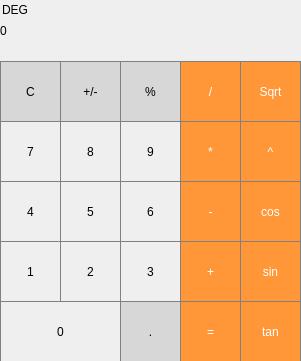
<?xml version="1.0" encoding="UTF-8"?>
<ui version="4.0">
 <class>MainWindow</class>
 <widget class="QMainWindow" name="MainWindow">
  <property name="enabled">
   <bool>true</bool>
  </property>
  <property name="geometry">
   <rect>
    <x>0</x>
    <y>0</y>
    <width>301</width>
    <height>361</height>
   </rect>
  </property>
  <property name="sizePolicy">
   <sizepolicy hsizetype="Fixed" vsizetype="Fixed">
    <horstretch>0</horstretch>
    <verstretch>0</verstretch>
   </sizepolicy>
  </property>
  <property name="minimumSize">
   <size>
    <width>0</width>
    <height>0</height>
   </size>
  </property>
  <property name="windowTitle">
   <string>MainWindow</string>
  </property>
  <property name="windowOpacity">
   <double>1.000000000000000</double>
  </property>
  <widget class="QWidget" name="centralwidget">
   <property name="sizePolicy">
    <sizepolicy hsizetype="Preferred" vsizetype="Preferred">
     <horstretch>0</horstretch>
     <verstretch>0</verstretch>
    </sizepolicy>
   </property>
   <property name="minimumSize">
    <size>
     <width>0</width>
     <height>0</height>
    </size>
   </property>
   <property name="maximumSize">
    <size>
     <width>16777215</width>
     <height>16000000</height>
    </size>
   </property>
   <widget class="QLabel" name="label">
    <property name="geometry">
     <rect>
      <x>0</x>
      <y>0</y>
      <width>301</width>
      <height>61</height>
     </rect>
    </property>
    <property name="sizeIncrement">
     <size>
      <width>0</width>
      <height>0</height>
     </size>
    </property>
    <property name="styleSheet">
     <string notr="true">/* (Label at top) Label Stylesheet */

QLabel {
  qproperty-alignment: 'AlignVCenter | AlignRight';
  border: 1px solid gray;
}

background-color : white;

/* End Label Stylesheet */</string>
    </property>
    <property name="text">
     <string>0</string>
    </property>
   </widget>
   <widget class="QPushButton" name="ClearButton">
    <property name="geometry">
     <rect>
      <x>0</x>
      <y>61</y>
      <width>61</width>
      <height>61</height>
     </rect>
    </property>
    <property name="styleSheet">
     <string notr="true">/* (Clear,+/-,%,. buttons) Unary Operations Buttons Stylesheet */

QPushButton {
  background-color: rgb(215, 215, 215);
  border: 1px solid gray;
}
QPushButton:pressed {
    background-color: qlineargradient(x1: 0, y1: 0, x2: 0, y2: 1,
                                      stop: 0 #BEBEBE, stop: 1 #D7D7D7);
}
/* End Unary Operations Buttons Stylesheet */



</string>
    </property>
    <property name="text">
     <string>C</string>
    </property>
   </widget>
   <widget class="QPushButton" name="UnaryButton">
    <property name="geometry">
     <rect>
      <x>60</x>
      <y>61</y>
      <width>61</width>
      <height>61</height>
     </rect>
    </property>
    <property name="styleSheet">
     <string notr="true">/* (Clear,+/-,%,. buttons) Unary Operations Buttons Stylesheet */

QPushButton {
  background-color: rgb(215, 215, 215);
  border: 1px solid gray;
}
QPushButton:pressed {
    background-color: qlineargradient(x1: 0, y1: 0, x2: 0, y2: 1,
                                      stop: 0 #BEBEBE, stop: 1 #D7D7D7);
}
/* End Unary Operations Buttons Stylesheet */



</string>
    </property>
    <property name="text">
     <string>+/-</string>
    </property>
   </widget>
   <widget class="QPushButton" name="PercentButton">
    <property name="geometry">
     <rect>
      <x>120</x>
      <y>61</y>
      <width>61</width>
      <height>61</height>
     </rect>
    </property>
    <property name="styleSheet">
     <string notr="true">/* (Clear,+/-,%,. buttons) Unary Operations Buttons Stylesheet */

QPushButton {
  background-color: rgb(215, 215, 215);
  border: 1px solid gray;
}
QPushButton:pressed {
    background-color: qlineargradient(x1: 0, y1: 0, x2: 0, y2: 1,
                                      stop: 0 #BEBEBE, stop: 1 #D7D7D7);
}
/* End Unary Operations Buttons Stylesheet */



</string>
    </property>
    <property name="text">
     <string>%</string>
    </property>
   </widget>
   <widget class="QPushButton" name="DivideButton">
    <property name="geometry">
     <rect>
      <x>180</x>
      <y>61</y>
      <width>61</width>
      <height>61</height>
     </rect>
    </property>
    <property name="styleSheet">
     <string notr="true">/* (Orange buttons) Operations Buttons Stylesheet */
QPushButton {
  background-color: rgb(255, 151, 57);
  color: white; 
  border: 1px solid gray;
}

QPushButton:pressed {
    background-color: qlineargradient(x1: 0, y1: 0, x2: 0, y2: 1,
                                      stop: 0 #FF7832, stop: 1 #FF9739);
}</string>
    </property>
    <property name="text">
     <string>/</string>
    </property>
   </widget>
   <widget class="QPushButton" name="SubstractButton">
    <property name="geometry">
     <rect>
      <x>180</x>
      <y>181</y>
      <width>61</width>
      <height>61</height>
     </rect>
    </property>
    <property name="styleSheet">
     <string notr="true">/* (Orange buttons) Operations Buttons Stylesheet */
QPushButton {
  background-color: rgb(255, 151, 57);
  color: white; 
  border: 1px solid gray;
}

QPushButton:pressed {
    background-color: qlineargradient(x1: 0, y1: 0, x2: 0, y2: 1,
                                      stop: 0 #FF7832, stop: 1 #FF9739);
}</string>
    </property>
    <property name="text">
     <string>-</string>
    </property>
   </widget>
   <widget class="QPushButton" name="pushButton_6">
    <property name="geometry">
     <rect>
      <x>120</x>
      <y>181</y>
      <width>61</width>
      <height>61</height>
     </rect>
    </property>
    <property name="styleSheet">
     <string notr="true">/* Digits 0-9 Stylesheet */
QPushButton {
   border: 1px solid gray;
}
QPushButton:pressed {
    background-color: qlineargradient(x1: 0, y1: 0, x2: 0, y2: 1,
                                      stop: 0 #dadbde, stop: 1 #f6f7fa);
}

/* End Digits 0-9 Stylesheet */





</string>
    </property>
    <property name="text">
     <string>6</string>
    </property>
   </widget>
   <widget class="QPushButton" name="pushButton_5">
    <property name="geometry">
     <rect>
      <x>60</x>
      <y>181</y>
      <width>61</width>
      <height>61</height>
     </rect>
    </property>
    <property name="styleSheet">
     <string notr="true">/* Digits 0-9 Stylesheet */
QPushButton {
   border: 1px solid gray;
}
QPushButton:pressed {
    background-color: qlineargradient(x1: 0, y1: 0, x2: 0, y2: 1,
                                      stop: 0 #dadbde, stop: 1 #f6f7fa);
}

/* End Digits 0-9 Stylesheet */





</string>
    </property>
    <property name="text">
     <string>5</string>
    </property>
   </widget>
   <widget class="QPushButton" name="pushButton_4">
    <property name="geometry">
     <rect>
      <x>0</x>
      <y>181</y>
      <width>61</width>
      <height>61</height>
     </rect>
    </property>
    <property name="styleSheet">
     <string notr="true">/* Digits 0-9 Stylesheet */
QPushButton {
   border: 1px solid gray;
}
QPushButton:pressed {
    background-color: qlineargradient(x1: 0, y1: 0, x2: 0, y2: 1,
                                      stop: 0 #dadbde, stop: 1 #f6f7fa);
}

/* End Digits 0-9 Stylesheet */





</string>
    </property>
    <property name="text">
     <string>4</string>
    </property>
   </widget>
   <widget class="QPushButton" name="MultiplyButton">
    <property name="geometry">
     <rect>
      <x>180</x>
      <y>121</y>
      <width>61</width>
      <height>61</height>
     </rect>
    </property>
    <property name="styleSheet">
     <string notr="true">/* (Orange buttons) Operations Buttons Stylesheet */
QPushButton {
  background-color: rgb(255, 151, 57);
  color: white; 
  border: 1px solid gray;
}

QPushButton:pressed {
    background-color: qlineargradient(x1: 0, y1: 0, x2: 0, y2: 1,
                                      stop: 0 #FF7832, stop: 1 #FF9739);
}</string>
    </property>
    <property name="text">
     <string>*</string>
    </property>
   </widget>
   <widget class="QPushButton" name="pushButton_9">
    <property name="geometry">
     <rect>
      <x>120</x>
      <y>121</y>
      <width>61</width>
      <height>61</height>
     </rect>
    </property>
    <property name="styleSheet">
     <string notr="true">/* Digits 0-9 Stylesheet */
QPushButton {
   border: 1px solid gray;
}
QPushButton:pressed {
    background-color: qlineargradient(x1: 0, y1: 0, x2: 0, y2: 1,
                                      stop: 0 #dadbde, stop: 1 #f6f7fa);
}

/* End Digits 0-9 Stylesheet */





</string>
    </property>
    <property name="text">
     <string>9</string>
    </property>
   </widget>
   <widget class="QPushButton" name="pushButton_8">
    <property name="geometry">
     <rect>
      <x>60</x>
      <y>121</y>
      <width>61</width>
      <height>61</height>
     </rect>
    </property>
    <property name="styleSheet">
     <string notr="true">/* Digits 0-9 Stylesheet */
QPushButton {
   border: 1px solid gray;
}
QPushButton:pressed {
    background-color: qlineargradient(x1: 0, y1: 0, x2: 0, y2: 1,
                                      stop: 0 #dadbde, stop: 1 #f6f7fa);
}

/* End Digits 0-9 Stylesheet */





</string>
    </property>
    <property name="text">
     <string>8</string>
    </property>
   </widget>
   <widget class="QPushButton" name="pushButton_7">
    <property name="geometry">
     <rect>
      <x>0</x>
      <y>121</y>
      <width>61</width>
      <height>61</height>
     </rect>
    </property>
    <property name="styleSheet">
     <string notr="true">/* Digits 0-9 Stylesheet */
QPushButton {
   border: 1px solid gray;
}
QPushButton:pressed {
    background-color: qlineargradient(x1: 0, y1: 0, x2: 0, y2: 1,
                                      stop: 0 #dadbde, stop: 1 #f6f7fa);
}

/* End Digits 0-9 Stylesheet */





</string>
    </property>
    <property name="text">
     <string>7</string>
    </property>
   </widget>
   <widget class="QPushButton" name="pushButton_1">
    <property name="geometry">
     <rect>
      <x>0</x>
      <y>241</y>
      <width>61</width>
      <height>61</height>
     </rect>
    </property>
    <property name="styleSheet">
     <string notr="true">/* Digits 0-9 Stylesheet */
QPushButton {
   border: 1px solid gray;
}
QPushButton:pressed {
    background-color: qlineargradient(x1: 0, y1: 0, x2: 0, y2: 1,
                                      stop: 0 #dadbde, stop: 1 #f6f7fa);
}

/* End Digits 0-9 Stylesheet */





</string>
    </property>
    <property name="text">
     <string>1</string>
    </property>
   </widget>
   <widget class="QPushButton" name="pushButton_3">
    <property name="geometry">
     <rect>
      <x>120</x>
      <y>241</y>
      <width>61</width>
      <height>61</height>
     </rect>
    </property>
    <property name="styleSheet">
     <string notr="true">/* Digits 0-9 Stylesheet */
QPushButton {
   border: 1px solid gray;
}
QPushButton:pressed {
    background-color: qlineargradient(x1: 0, y1: 0, x2: 0, y2: 1,
                                      stop: 0 #dadbde, stop: 1 #f6f7fa);
}

/* End Digits 0-9 Stylesheet */





</string>
    </property>
    <property name="text">
     <string>3</string>
    </property>
   </widget>
   <widget class="QPushButton" name="pushButton_2">
    <property name="geometry">
     <rect>
      <x>60</x>
      <y>241</y>
      <width>61</width>
      <height>61</height>
     </rect>
    </property>
    <property name="styleSheet">
     <string notr="true">/* Digits 0-9 Stylesheet */
QPushButton {
   border: 1px solid gray;
}
QPushButton:pressed {
    background-color: qlineargradient(x1: 0, y1: 0, x2: 0, y2: 1,
                                      stop: 0 #dadbde, stop: 1 #f6f7fa);
}

/* End Digits 0-9 Stylesheet */





</string>
    </property>
    <property name="text">
     <string>2</string>
    </property>
   </widget>
   <widget class="QPushButton" name="AddButton">
    <property name="geometry">
     <rect>
      <x>180</x>
      <y>241</y>
      <width>61</width>
      <height>61</height>
     </rect>
    </property>
    <property name="styleSheet">
     <string notr="true">/* (Orange buttons) Operations Buttons Stylesheet */
QPushButton {
  background-color: rgb(255, 151, 57);
  color: white; 
  border: 1px solid gray;
}

QPushButton:pressed {
    background-color: qlineargradient(x1: 0, y1: 0, x2: 0, y2: 1,
                                      stop: 0 #FF7832, stop: 1 #FF9739);
}</string>
    </property>
    <property name="text">
     <string>+</string>
    </property>
   </widget>
   <widget class="QPushButton" name="pushButton_0">
    <property name="geometry">
     <rect>
      <x>0</x>
      <y>301</y>
      <width>121</width>
      <height>61</height>
     </rect>
    </property>
    <property name="styleSheet">
     <string notr="true">/* Digits 0-9 Stylesheet */
QPushButton {
   border: 1px solid gray;
}
QPushButton:pressed {
    background-color: qlineargradient(x1: 0, y1: 0, x2: 0, y2: 1,
                                      stop: 0 #dadbde, stop: 1 #f6f7fa);
}

/* End Digits 0-9 Stylesheet */</string>
    </property>
    <property name="text">
     <string>0</string>
    </property>
   </widget>
   <widget class="QPushButton" name="EqualsButton">
    <property name="geometry">
     <rect>
      <x>180</x>
      <y>301</y>
      <width>61</width>
      <height>61</height>
     </rect>
    </property>
    <property name="styleSheet">
     <string notr="true">/* (Orange buttons) Operations Buttons Stylesheet */
QPushButton {
  background-color: rgb(255, 151, 57);
  color: white; 
  border: 1px solid gray;
}

QPushButton:pressed {
    background-color: qlineargradient(x1: 0, y1: 0, x2: 0, y2: 1,
                                      stop: 0 #FF7832, stop: 1 #FF9739);
}</string>
    </property>
    <property name="text">
     <string>=</string>
    </property>
   </widget>
   <widget class="QPushButton" name="DecimalButton">
    <property name="geometry">
     <rect>
      <x>120</x>
      <y>301</y>
      <width>61</width>
      <height>61</height>
     </rect>
    </property>
    <property name="styleSheet">
     <string notr="true">/* (Clear,+/-,%,. buttons) Unary Operations Buttons Stylesheet */

QPushButton {
  background-color: rgb(215, 215, 215);
  border: 1px solid gray;
}
QPushButton:pressed {
    background-color: qlineargradient(x1: 0, y1: 0, x2: 0, y2: 1,
                                      stop: 0 #BEBEBE, stop: 1 #D7D7D7);
}
/* End Unary Operations Buttons Stylesheet */</string>
    </property>
    <property name="text">
     <string>.</string>
    </property>
   </widget>
   <widget class="QPushButton" name="PowButton">
    <property name="geometry">
     <rect>
      <x>240</x>
      <y>121</y>
      <width>61</width>
      <height>61</height>
     </rect>
    </property>
    <property name="styleSheet">
     <string notr="true">/* (Orange buttons) Operations Buttons Stylesheet */
QPushButton {
  background-color: rgb(255, 151, 57);
  color: white; 
  border: 1px solid gray;
}

QPushButton:pressed {
    background-color: qlineargradient(x1: 0, y1: 0, x2: 0, y2: 1,
                                      stop: 0 #FF7832, stop: 1 #FF9739);
}</string>
    </property>
    <property name="text">
     <string>^</string>
    </property>
   </widget>
   <widget class="QPushButton" name="CosButton">
    <property name="geometry">
     <rect>
      <x>240</x>
      <y>181</y>
      <width>61</width>
      <height>61</height>
     </rect>
    </property>
    <property name="styleSheet">
     <string notr="true">/* (Orange buttons) Operations Buttons Stylesheet */
QPushButton {
  background-color: rgb(255, 151, 57);
  color: white; 
  border: 1px solid gray;
}

QPushButton:pressed {
    background-color: qlineargradient(x1: 0, y1: 0, x2: 0, y2: 1,
                                      stop: 0 #FF7832, stop: 1 #FF9739);
}</string>
    </property>
    <property name="text">
     <string>cos</string>
    </property>
   </widget>
   <widget class="QPushButton" name="SinButton">
    <property name="geometry">
     <rect>
      <x>240</x>
      <y>241</y>
      <width>61</width>
      <height>61</height>
     </rect>
    </property>
    <property name="styleSheet">
     <string notr="true">/* (Orange buttons) Operations Buttons Stylesheet */
QPushButton {
  background-color: rgb(255, 151, 57);
  color: white; 
  border: 1px solid gray;
}

QPushButton:pressed {
    background-color: qlineargradient(x1: 0, y1: 0, x2: 0, y2: 1,
                                      stop: 0 #FF7832, stop: 1 #FF9739);
}</string>
    </property>
    <property name="text">
     <string>sin</string>
    </property>
   </widget>
   <widget class="QPushButton" name="TanButton">
    <property name="geometry">
     <rect>
      <x>240</x>
      <y>301</y>
      <width>61</width>
      <height>61</height>
     </rect>
    </property>
    <property name="styleSheet">
     <string notr="true">/* (Orange buttons) Operations Buttons Stylesheet */
QPushButton {
  background-color: rgb(255, 151, 57);
  color: white; 
  border: 1px solid gray;
}

QPushButton:pressed {
    background-color: qlineargradient(x1: 0, y1: 0, x2: 0, y2: 1,
                                      stop: 0 #FF7832, stop: 1 #FF9739);
}</string>
    </property>
    <property name="text">
     <string>tan</string>
    </property>
   </widget>
   <widget class="QPushButton" name="SqrtButton">
    <property name="geometry">
     <rect>
      <x>240</x>
      <y>61</y>
      <width>61</width>
      <height>61</height>
     </rect>
    </property>
    <property name="styleSheet">
     <string notr="true">/* (Orange buttons) Operations Buttons Stylesheet */
QPushButton {
  background-color: rgb(255, 151, 57);
  color: white; 
  border: 1px solid gray;
}

QPushButton:pressed {
    background-color: qlineargradient(x1: 0, y1: 0, x2: 0, y2: 1,
                                      stop: 0 #FF7832, stop: 1 #FF9739);
}</string>
    </property>
    <property name="text">
     <string>Sqrt</string>
    </property>
   </widget>
   <widget class="QLabel" name="label_2">
    <property name="geometry">
     <rect>
      <x>2</x>
      <y>2</y>
      <width>49</width>
      <height>16</height>
     </rect>
    </property>
    <property name="text">
     <string>DEG</string>
    </property>
   </widget>
  </widget>
 </widget>
 <resources/>
 <connections/>
</ui>
